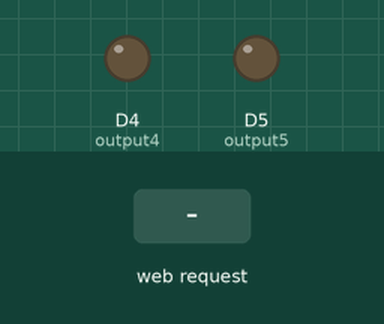
The sketch below on a simulated ESP8266 (NodeMCU). Shown: output pins drawn as LEDs (lit = HIGH). Inputs (shaded band) come from the test bench. WiFi joins after 1.5 s; servers stay silent unless stated; what the sketch prints to the serial monitor is not drawn.

Above: at 2.7 s.
2.8 s: HTTP request GET /5/on received
At 4.0 s:
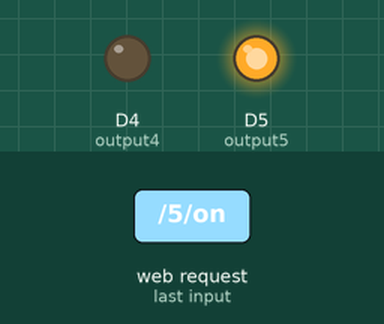
4.3 s: HTTP request GET /4/on received
At 5.3 s:
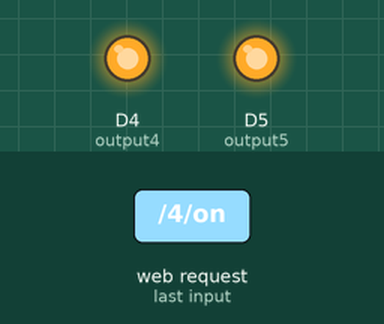
5.8 s: HTTP request GET /5/off received
At 6.4 s:
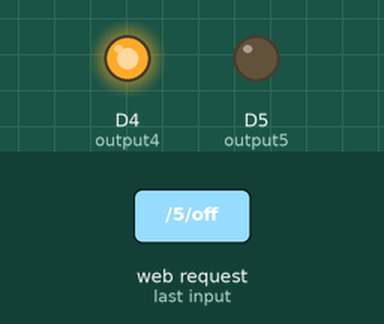
7.3 s: HTTP request GET /4/off received
At 7.6 s:
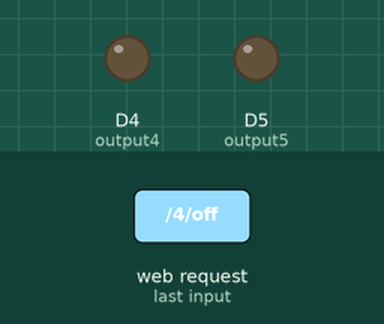
Timing chart, 0 to 9.8 s (numbered marks = the images above; inputs shaded):
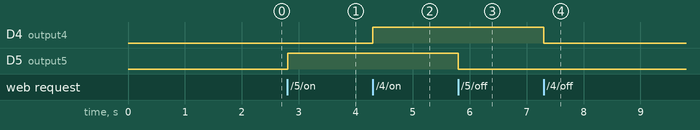

Measured:
- after the input at 2.8 s, D5 (output5): LOW → HIGH at once
- after the input at 4.3 s, D4 (output4): LOW → HIGH at once
- after the input at 5.8 s, D5 (output5): HIGH → LOW at once
- after the input at 7.3 s, D4 (output4): HIGH → LOW at once

The sketch:

6_lab.ino
```cpp
#include <ESP8266WiFi.h>
#define output5 D5
#define output4 D4

const char* ssid     = "iPhone12";
const char* password = "12345678";

String output5State = "off";
String output4State = "off";

WiFiServer server(80);

void setup() {
  pinMode(output5, OUTPUT);
  pinMode(output4, OUTPUT);
  digitalWrite(output5, LOW);
  digitalWrite(output4, LOW);

  Serial.begin(115200);
  Serial.print("\nConnecting to ");
  Serial.println(ssid);

  WiFi.begin(ssid, password);

  while (WiFi.status() != WL_CONNECTED)
  {
    delay(500);
    Serial.print(".");
  }
  server.begin();

  Serial.print("\nUse this URL : http://");
  Serial.print(WiFi.localIP());
  Serial.println("/");
}

void loop(){
  WiFiClient client = server.available();

  if (client)
  {
    Serial.println("New Client.");

    String request = client.readStringUntil('\r');
    Serial.println(request);
    client.flush();

    if (request.indexOf("GET /5/on") >= 0)
    {
      Serial.println("GPIO 5 on");
      output5State = "on";
      digitalWrite(output5, HIGH);
    }
    else if (request.indexOf("GET /5/off") >= 0)
    {
      Serial.println("GPIO 5 off");
      output5State = "off";
      digitalWrite(output5, LOW);
    }

    else if (request.indexOf("GET /4/on") >= 0)
    {
      Serial.println("GPIO 4 on");
      output4State = "on";
      digitalWrite(output4, HIGH);
    }
    else if (request.indexOf("GET /4/off") >= 0)
    {
      Serial.println("GPIO 4 off");
      output4State = "off";
      digitalWrite(output4, LOW);
    }

    client.println("HTTP/1.1 200 OK");
    client.println("Content-type:text/html");
    client.println("");
    client.println("<!DOCTYPE HTML>");
    client.println("<html>");
    client.println("<head><meta name=\"viewport\" content=\"width=device-width, initial-scale=1\">");
    client.println("<link rel=\"icon\" href=\"data:,\">");

    // CSS
    client.println("<style>html { font-family: Helvetica; display: inline-block; margin: 0px auto; text-align: center;}");
    client.println(".button { background-colsor: #195B6A; border: none; color: white; padding: 16px 40px;");
    client.println("text-decoration: none; font-size: 30px; margin: 2px; cursor: pointer;}");
    client.println(".button2 {background-color: #77878A;}</style></head>");

    // Web Page Heading
    client.println("<body><h1>ESP8266 Web Server</h1>");
    client.println("<p>GPIO 5 - State " + output5State + "</p>");

    if (output5State=="off")
      client.println("<p><a href=\"/5/on\"><button class=\"button\">ON</button></a></p>");
    else
      client.println("<p><a href=\"/5/off\"><button class=\"button button2\">OFF</button></a></p>");


    // Display current state, and ON/OFF buttons for GPIO 4
    client.println("<p>GPIO 4 - State " + output4State + "</p>");

    if (output4State=="off")
       client.println("<p><a href=\"/4/on\"><button class=\"button\">ON</button></a></p>");
    else
       client.println("<p><a href=\"/4/off\"><button class=\"button button2\">OFF</button></a></p>");

    client.println("</body></html>");
    client.println();
  }
}
```
